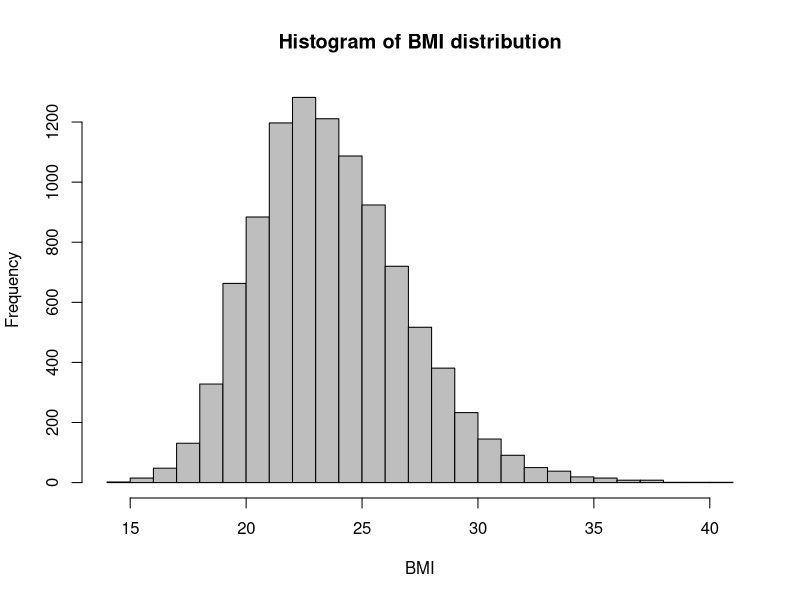
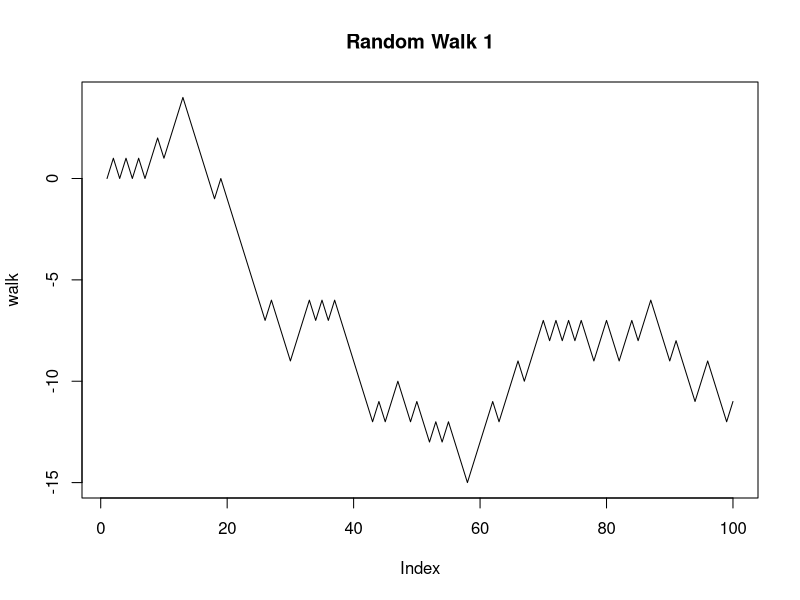
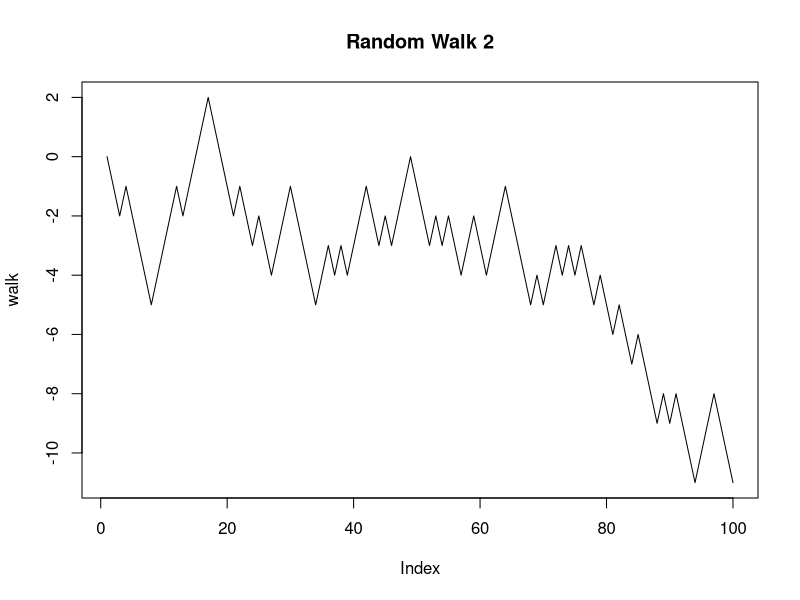
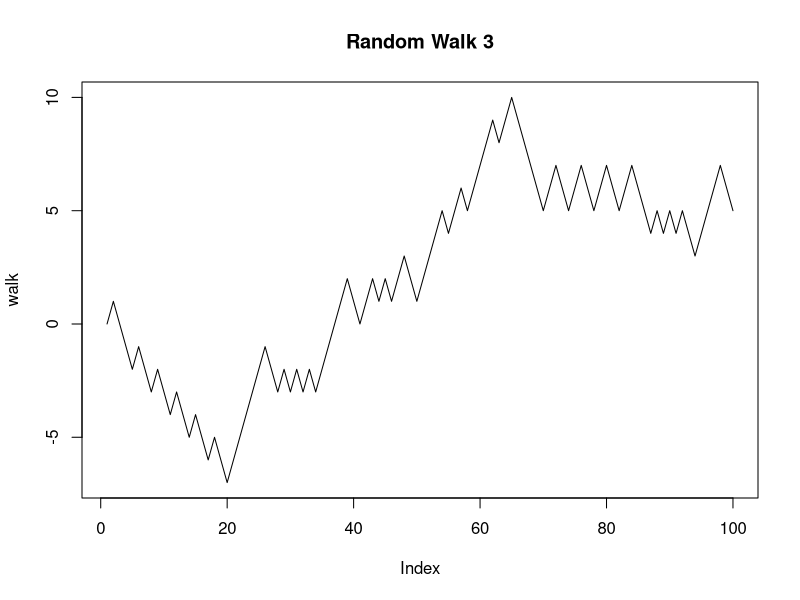
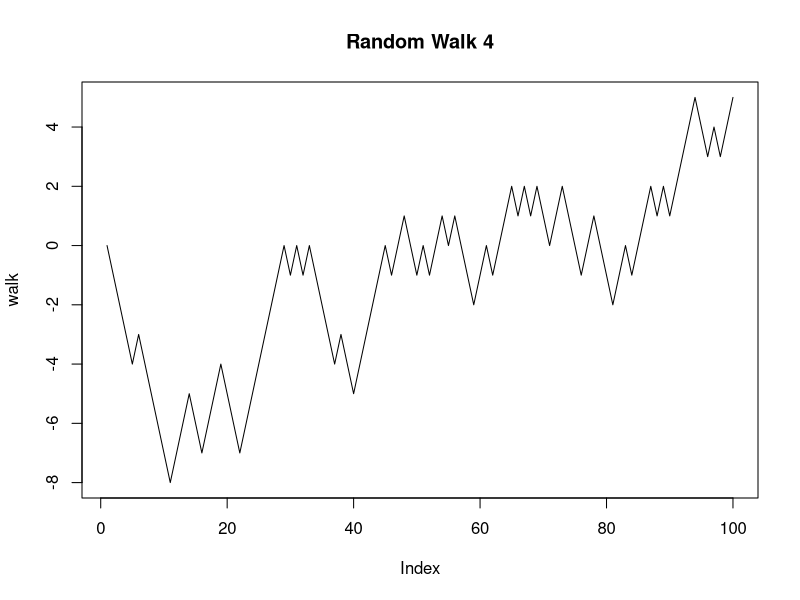
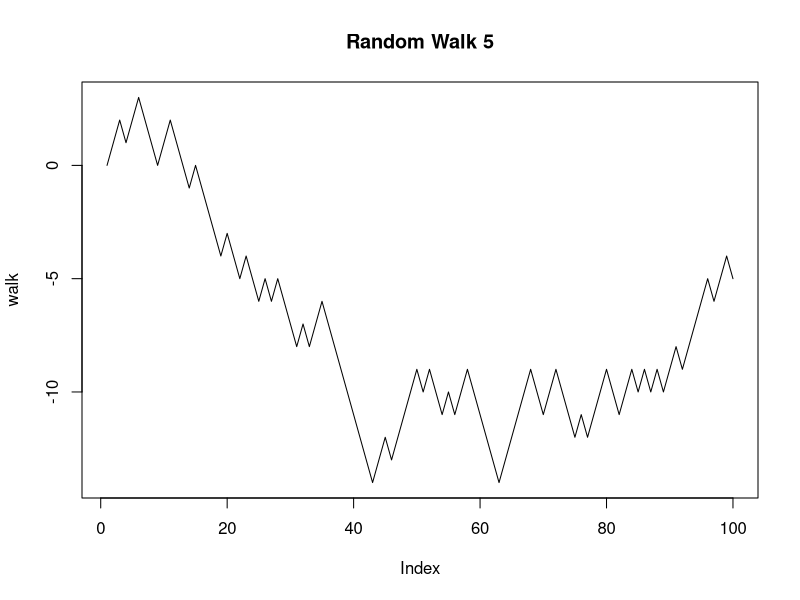

Reproduce these figures in R, in order.
## ---- chunk 1
knitr::opts_chunk$set(echo = TRUE)
## ---- chunk 2
set.seed(17) #for reproducibility

#generate 10000 weight values for N~(60, 3^2)
weightKG <- rnorm(10000, mean = 60, sd = 3)

#generate 10000 height values for N~(1.6, 0.1^2)
heightM <- rnorm(10000, mean = 1.6, sd = 0.1)

#10000 BMI values
bmi <- weightKG / heightM ^ 2
bmi
## ---- chunk 3
#b)
#Empirical distribution histogram of BMI
hist(bmi, breaks = 25, main = "Histogram of BMI distribution", xlab = "BMI", col = "grey")
## ---- chunk 4
#c)
#approximate mean
meanBMI = mean(bmi)

#variance
varianceBMI = var(bmi)

meanBMI
varianceBMI
## ---- chunk 5
#d)
#P(BMI >= 25)
sumOfValuesGreaterThan25 = sum(bmi >= 25)
probGreaterThan25 = sumOfValuesGreaterThan25 / length(bmi)
probGreaterThan25
## ---- chunk 6
set.seed(17) 

probPlayer1WinsPlayer1Serves = 0.55
probPlayer1WinsPlayer2Serves = 0.40

#Function to start game with rule A
startA = function(){
  
  player1Score = 0
  player2Score = 0
  
  # Game continues until one player reaches a score of 2
  while (player1Score < 2 && player2Score < 2){
    
    
    if (player1Score == player2Score){
      # Player 1 serves when scores are tied(0,0)
      
      probWin = probPlayer1WinsPlayer1Serves
      
    }
    else if (player1Score > player2Score){
      # Player 1 serves after winning 1st point(1,0)
      
      probWin = probPlayer1WinsPlayer1Serves
      
    }
    else{
      # Player 2 serves after winning 1st point(0,1)
      
      probWin = probPlayer1WinsPlayer2Serves
      
    }
       
    # Randomly determine who wins the point
    if (runif(1) < probWin){
      
      player1Score = player1Score+1 # Player 1 wins the point
    }
    else{
      
      player2Score = player2Score+1 # Player 2 wins the point
    }
  }
  
  #Return TRUE if player 1 won the game, FALSE otherwise
  return((player1Score == 2))
}

#Function to start game with rule B
startB = function(){
  
  player1Score = 0
  player2Score = 0
  
  while (player1Score < 2 && player2Score < 2){
    
    
    if (player1Score == player2Score){
      # Player1 serves when scores are tied(0,0)
      
      probWin = probPlayer1WinsPlayer1Serves
      
    }
    else if (player1Score > player2Score){
      # Player2 serves after losing 1st point(1,0)
      
      probWin = probPlayer1WinsPlayer2Serves
      
    }
    else{
      # Player1 serves after losing 1st point(0,1)
      
      probWin = probPlayer1WinsPlayer1Serves
      
    }
    
    # Randomly determine who wins the point
    if (runif(1) < probWin){
      
      player1Score = player1Score+1 # Player 1 wins the point
    }
    else{
      
      player2Score = player2Score+1 # Player 2 wins the point
    }
  }
  return((player1Score == 2)) # Return TRUE if player 1 won the game, FALSE otherwise
}

#Simulate the game 1000 times
set.seed(17)

gamesA = replicate(1000, startA())
gamesB = replicate(1000, startB())

## ---- chunk 7
probWinA = sum(gamesA) / length(gamesA)
probWinA
## ---- chunk 8
probWinB = sum(gamesB) / length(gamesB)
probWinB
## ---- chunk 9
#b)
simulateGame = function(rule){
  
  #set initial score to 0
  score = c(0,0)
  
  #start the game -player1 is serving
  server = 1
  
  #play the game until 1 player is reaching 2 points
  while (max(score) < 2) {
    
    # Finding the probability of server winning a point
    if (rule == 'A'){
      
      if (score[server] == 0){
        prob = probPlayer1WinsPlayer1Serves
      }
      else{
        prob = probPlayer1WinsPlayer2Serves
      }
    }
    else{
      
      if(score[server]==0){
        prob = probPlayer1WinsPlayer2Serves
      }
      else{
        prob = probPlayer1WinsPlayer1Serves
      }
    }
    
    #simulate whether the server wins the point
    if(runif(1) < prob){
      
      #server wins a point
      score[server] = score[server]+1
    }
    else{
      
      #server losses a point
      server = 3-server
    }
  }
  #return length of the game
  return(sum(score))
}

set.seed(17)
gamesA = replicate(1000, simulateGame('A'))
gamesB = replicate(1000, simulateGame('B'))
## ---- chunk 10
mean(gamesA)
## ---- chunk 11
mean(gamesB)
## ---- chunk 12
# Initializing number of steps in the random walk
numSteps = 100

# Assigning the probability of going to right (1/2)
probRight = 0.5

# Executing 5 realizations of the random walk
set.seed(17)
for (i in 1:5) {
  
  #Initializing the random walk to zero
  walk = rep(0, numSteps)
  
  #Simulating each step of random walk
  for (j in 2 : numSteps) {
    step = sample(c(-1, 1), size = 1, prob = c(probRight, 1 - probRight))
    walk[j] = walk[j-1] + step
  }
  
  #Plot the random walk
  plot(walk, type = "l", main = paste0("Random Walk ", i))
}

## ---- chunk 13
#Define transition probability matrix P
P = matrix(c(0.1, 0.2, 0.7, 
              0.2, 0.4, 0.4, 
              0.1, 0.3, 0.6), 
            nrow = 3, ncol = 3, 
            byrow = TRUE, 
            dimnames = list(c("A", "B", "C"), c("A", "B", "C")))

#Loop over 5 sequences of beer purchases for 10 weeks each
for (i in 1:5) {
  #Define initial state as "A"
  initialState = "A"
  
  #Initialize the sequence with the first week's purchase
  beerPurchases = c(initialState)
  
  #Simulate the rest of the purchases for each week
  for (j in 2:10) {
    
    #Get the transition probabilities from the current state
    transitionProbs = P[which(rownames(P) == initialState), ]
    
    # Sample the next state based on the transition probabilities
    nextState <- sample(x = rownames(P), size = 1, prob = transitionProbs)
    
    # Update the current state
    initialState <- nextState
    
    # Add the next purchase to the sequence
    beerPurchases <- c(beerPurchases, initialState)
  }
  
  # Print the sequence
  cat("Possible beer purchase", i, "=", paste(beerPurchases, collapse = " "), "\n")
}
## ---- chunk 14
#b)
#Define transition probability matrix
P = matrix(c(0.1, 0.2, 0.7, 0.2, 0.4, 0.4, 0.1, 0.3, 0.6), nrow = 3, ncol = 3, byrow = TRUE)

#Compute fourth power of transition probability matrix
P4 = P %*% P %*% P %*% P

#Extract probability of transitioning from state A to state A after four steps
probAtoA = P4[1, 1]
probAtoA
